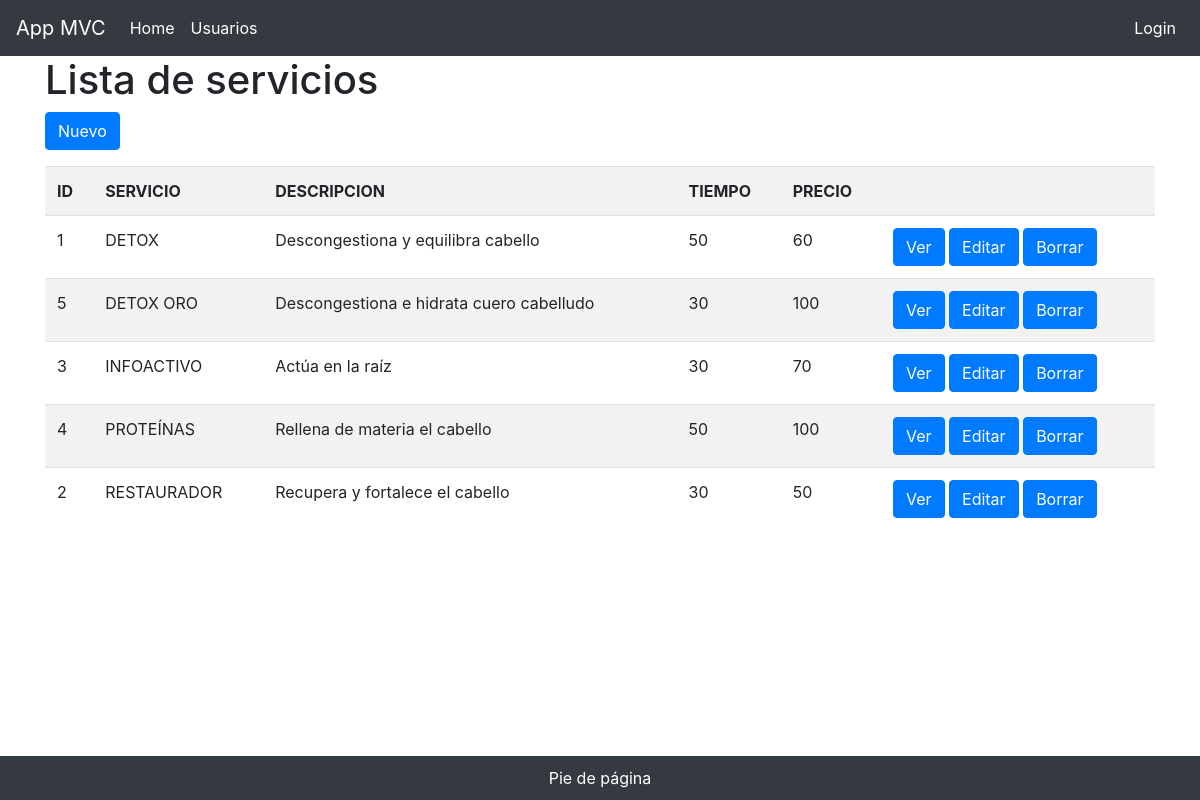
The app's page /mipeluqueria/servicios, older data.
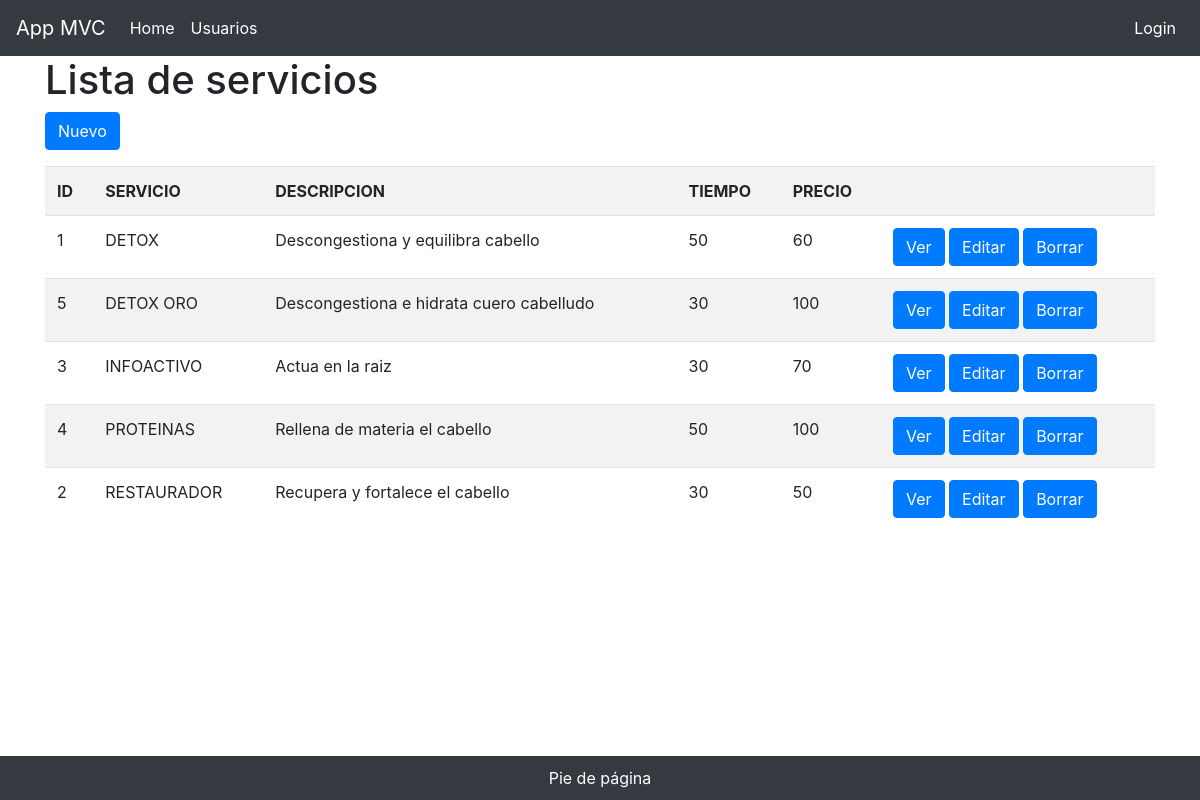
The same page, newer data.
### tables this page shows
CREATE TABLE `servicios` (
  `id` int(11) NOT NULL,
  `servicio` varchar(50) NOT NULL,
  `descripcion` varchar(50) NOT NULL,
  `tiempo` int(11) NOT NULL,
  `precio` int(11) NOT NULL
);

### mipeluqueria/app/controllers/ServiciosController.php (called while the page is built, shortened)
<?php
require_once "app/models/Servicios.php";
class ServiciosController
{
    public function index()
    {
        $servicios = Servicios::all();
        require('app/views/servicios/index.php');
    }
}

### mipeluqueria/index.php (called while the page is built, shortened)
<?php
require "core/App.php";
$app = new App();

### mipeluqueria/app/models/Servicios.php (called while the page is built, shortened)
<?php
class Servicios extends Model
{
    public static function all(){
         $db = Servicios::db();
         $sql = "SELECT * FROM servicios";
         $statement = $db->query($sql);
         $servicios = $statement->fetchAll(PDO::FETCH_CLASS, Servicios::class);
         return $servicios;
    }
}

### mipeluqueria/app/views/servicios/index.php (the view, shortened to what this page needs)
<!doctype html>
<html lang="es">
<head>
  <?php require "app/views/parts/head.php" ?>
</head>
<body>
  <?php require "app/views/parts/header.php" ?>
  <main role="main" class="container">
    <div class="starter-template">
      <h1>Lista de servicios</h1>
      <p><a href="<?= PATH."/servicios/create/"?>" class="btn btn-primary">Nuevo</a></p>
      <table class="table table-striped table-hover">
        <tr>
          <th>ID</th>
          <th>SERVICIO</th>
          <th>DESCRIPCION</th>
          <th>TIEMPO</th>
          <th>PRECIO</th>
          <th></th>
        </tr>
        <?php
        foreach ($servicios as $key => $servicio) { ?>
          <tr>
          <td><?php echo $servicio->id ?></td>
          <td><?php echo $servicio->servicio ?></td>
          <td><?php echo $servicio->descripcion ?></td>
          <td><?php echo $servicio->tiempo ?></td>
          <td><?php echo $servicio->precio ?></td>
          <td>
            <a href="<?= PATH."/servicios/show/".$servicio->id ?>" class="btn btn-primary">Ver </a>
            <a href="<?= PATH."/servicios/edit/".$user->id ?>" class="btn btn-primary">Editar </a>
            <a href="<?= PATH."/servicios/delete/".$user->id ?>" class="btn btn-primary">Borrar </a>
          </td>
          </tr>
        <?php } ?>
      </table>
    </div>
  </main>
  <?php require "app/views/parts/footer.php" ?>
</body>
</html>

### mipeluqueria/core/App.php (shortened to what this page needs)
<?php
class App
{
    function __construct()
    {
        if (isset($_GET['url']) and !empty($_GET['url'])) {
            $url = $_GET['url'];
        } else {
            $url = 'home';
        }
        $arguments = explode('/', trim($url, '/'));
        $controllerName= array_shift($arguments);
        $controllerName = ucwords($controllerName) . "Controller";
        if (count($arguments)) {
            $method =  array_shift($arguments);
        } else {
            $method = "index";
        }
        $controllerName = '\\App\\Controllers\\' . $controllerName;
        $controllerObject = new $controllerName;
        if (method_exists($controllerName, $method)) {
            $controllerObject->$method($arguments);
        } else {
            header("HTTP/1.0 404 Not Found");
            echo "No encontrado";
            die();
        }
    }
}

### mipeluqueria/app/views/parts/head.php (shortened to what this page needs)
<link rel="stylesheet" href="https://maxcdn.bootstrapcdn.com/bootstrap/4.0.0/css/bootstrap.min.css">

### mipeluqueria/app/views/parts/header.php (shortened to what this page needs)
<nav class="navbar navbar-expand-md navbar-dark bg-dark">
  <a class="navbar-brand" href="#">App MVC</a>
  <div class="collapse navbar-collapse" id="navbarsExampleDefault">
    <ul class="navbar-nav mr-auto">
      <li class="nav-item active">
        <a class="nav-link" href="<?= PATH."/home"?>">Home</a>
      </li>
      <li class="nav-item active">
        <a class="nav-link" href="<?= PATH."/user"?>">Usuarios</a>
      </li>
      </ul>
    <ul class="navbar-nav">
      <li class="nav-item active">
        <a class="nav-link" href="<?= PATH."/login"?>">Login</a>
      </li>
    </ul>
  </div>
</nav>

### mipeluqueria/app/views/parts/footer.php
<footer class="footer fixed-bottom bg-dark text-white">
    <div class="text-center" style="margin: 10px">
        Pie de página
    </div>
</footer>

Row changes from the older to the newer data that the page shows:
removed servicios: id "4", servicio "PROTEÍNAS", descripcion "Rellena de materia el cabello", tiempo "50", precio "100"
changed servicios "INFOACTIVO": descripcion "Actúa en la raíz" → "Actua en la raiz"
added servicios: id "4", servicio "PROTEINAS", descripcion "Rellena de materia el cabello", tiempo "50", precio "100"
